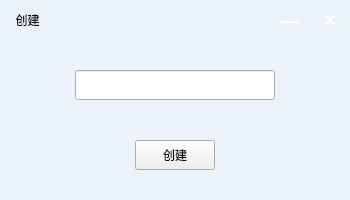
<?xml version="1.0" encoding="UTF-8"?>
<ui version="4.0">
 <class>CreateGroup</class>
 <widget class="QWidget" name="CreateGroup">
  <property name="geometry">
   <rect>
    <x>0</x>
    <y>0</y>
    <width>350</width>
    <height>200</height>
   </rect>
  </property>
  <property name="minimumSize">
   <size>
    <width>350</width>
    <height>200</height>
   </size>
  </property>
  <property name="maximumSize">
   <size>
    <width>350</width>
    <height>200</height>
   </size>
  </property>
  <property name="windowTitle">
   <string>Form</string>
  </property>
  <property name="styleSheet">
   <string notr="true">#CreateGroup{background:rgb(235,242,249);}</string>
  </property>
  <widget class="QLineEdit" name="lineEdit">
   <property name="geometry">
    <rect>
     <x>75</x>
     <y>70</y>
     <width>200</width>
     <height>30</height>
    </rect>
   </property>
  </widget>
  <widget class="QPushButton" name="pushButton">
   <property name="geometry">
    <rect>
     <x>135</x>
     <y>140</y>
     <width>80</width>
     <height>30</height>
    </rect>
   </property>
   <property name="text">
    <string>创建</string>
   </property>
  </widget>
  <widget class="QLabel" name="label_3">
   <property name="geometry">
    <rect>
     <x>310</x>
     <y>0</y>
     <width>40</width>
     <height>40</height>
    </rect>
   </property>
   <property name="minimumSize">
    <size>
     <width>40</width>
     <height>40</height>
    </size>
   </property>
   <property name="maximumSize">
    <size>
     <width>40</width>
     <height>40</height>
    </size>
   </property>
   <property name="font">
    <font>
     <pointsize>-1</pointsize>
     <weight>75</weight>
     <bold>true</bold>
    </font>
   </property>
   <property name="styleSheet">
    <string notr="true">#label_3{color:white;font-size:20px;}
#label_3:hover{background:rgb(255,255,255,50%);}</string>
   </property>
   <property name="text">
    <string>×</string>
   </property>
   <property name="alignment">
    <set>Qt::AlignCenter</set>
   </property>
  </widget>
  <widget class="QLabel" name="label_2">
   <property name="geometry">
    <rect>
     <x>270</x>
     <y>0</y>
     <width>40</width>
     <height>40</height>
    </rect>
   </property>
   <property name="minimumSize">
    <size>
     <width>40</width>
     <height>40</height>
    </size>
   </property>
   <property name="maximumSize">
    <size>
     <width>40</width>
     <height>40</height>
    </size>
   </property>
   <property name="font">
    <font>
     <pointsize>-1</pointsize>
     <weight>75</weight>
     <bold>true</bold>
    </font>
   </property>
   <property name="styleSheet">
    <string notr="true">#label_2{color:white;font-size:18px;}
#label_2:hover{background:rgb(255,255,255,50%);}</string>
   </property>
   <property name="text">
    <string>—</string>
   </property>
   <property name="alignment">
    <set>Qt::AlignCenter</set>
   </property>
  </widget>
  <widget class="QLabel" name="label">
   <property name="geometry">
    <rect>
     <x>10</x>
     <y>10</y>
     <width>35</width>
     <height>20</height>
    </rect>
   </property>
   <property name="minimumSize">
    <size>
     <width>35</width>
     <height>20</height>
    </size>
   </property>
   <property name="maximumSize">
    <size>
     <width>35</width>
     <height>20</height>
    </size>
   </property>
   <property name="styleSheet">
    <string notr="true">#label{color:black}</string>
   </property>
   <property name="text">
    <string>创建</string>
   </property>
   <property name="alignment">
    <set>Qt::AlignCenter</set>
   </property>
  </widget>
 </widget>
 <resources/>
 <connections/>
</ui>
